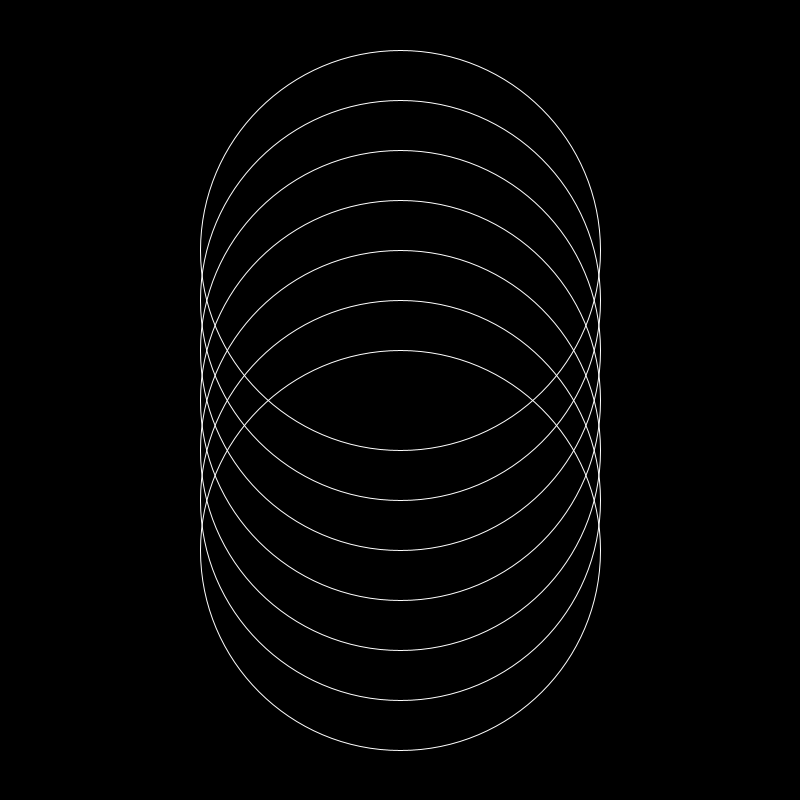
Frame 1 (no input)
Frame 60 (the mouse pressed at the canvas centre just before this capture): identical to frame 1, image omitted
Frame 120 (the mouse held since frame 60 and released just before this capture): identical to frame 1, image omitted

The Processing sketch that drew this single still picture (run headless with seeded random() and noise(); from frame 60 on, the mouse is pressed at the canvas centre):

// Processing sketch: LSI_004_circuloVarios
// ── LSI_004_circuloVarios.pde

void setup(){
size(800,800);
  
}


void draw (){
  background(0);

  noFill();
  
  stroke(255);
  
  ellipse(400,250,400,400);
  ellipse(400,300,400,400);
  ellipse(400,350,400,400);
  ellipse(400,400,400,400);
  ellipse(400,450,400,400);
  ellipse(400,500,400,400);
  ellipse(400,550,400,400);

  
  

  
}
